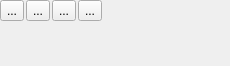
<?xml version="1.0" encoding="UTF-8"?>
<ui version="4.0">
 <class>SimpleInsertWidget</class>
 <widget class="QWidget" name="SimpleInsertWidget">
  <property name="geometry">
   <rect>
    <x>0</x>
    <y>0</y>
    <width>230</width>
    <height>66</height>
   </rect>
  </property>
  <property name="sizePolicy">
   <sizepolicy hsizetype="Fixed" vsizetype="Minimum">
    <horstretch>0</horstretch>
    <verstretch>0</verstretch>
   </sizepolicy>
  </property>
  <property name="toolTip">
   <string>Other insertions from &quot;References&quot;  below and in &quot;Add Shape&quot; docker</string>
  </property>
  <layout class="QGridLayout" name="gridLayout_2" columnstretch="0">
   <property name="sizeConstraint">
    <enum>QLayout::SetMinAndMaxSize</enum>
   </property>
   <property name="margin">
    <number>0</number>
   </property>
   <property name="spacing">
    <number>0</number>
   </property>
   <item row="0" column="0">
    <layout class="QGridLayout" name="gridLayout">
     <property name="spacing">
      <number>2</number>
     </property>
     <item row="1" column="0">
      <widget class="QuickTableButton" name="quickTable">
       <property name="text">
        <string>...</string>
       </property>
       <property name="popupMode">
        <enum>QToolButton::InstantPopup</enum>
       </property>
      </widget>
     </item>
     <item row="1" column="4">
      <spacer name="horizontalSpacer_2">
       <property name="orientation">
        <enum>Qt::Horizontal</enum>
       </property>
       <property name="sizeHint" stdset="0">
        <size>
         <width>40</width>
         <height>20</height>
        </size>
       </property>
      </spacer>
     </item>
     <item row="1" column="1">
      <widget class="QToolButton" name="insertVariable">
       <property name="text">
        <string>...</string>
       </property>
       <property name="popupMode">
        <enum>QToolButton::InstantPopup</enum>
       </property>
      </widget>
     </item>
     <item row="1" column="2">
      <widget class="QToolButton" name="insertSpecialChar">
       <property name="text">
        <string>...</string>
       </property>
      </widget>
     </item>
     <item row="1" column="3">
      <widget class="QToolButton" name="insertPageBreak">
       <property name="text">
        <string>...</string>
       </property>
      </widget>
     </item>
    </layout>
   </item>
   <item row="1" column="0">
    <widget class="QWidget" name="SpecialSpacer" native="true">
     <property name="sizePolicy">
      <sizepolicy hsizetype="Preferred" vsizetype="Expanding">
       <horstretch>0</horstretch>
       <verstretch>0</verstretch>
      </sizepolicy>
     </property>
    </widget>
   </item>
  </layout>
 </widget>
 <customwidgets>
  <customwidget>
   <class>QuickTableButton</class>
   <extends>QToolButton</extends>
   <header>dialogs/QuickTableButton.h</header>
  </customwidget>
 </customwidgets>
 <resources/>
 <connections/>
</ui>
